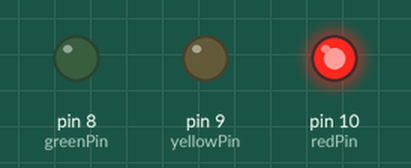
This sketch was run on a simulated Arduino Uno, built with avr-gcc and run on an emulated ATmega328P. Parts: output pins drawn as LEDs (lit = HIGH).

Above: at 5.0 s.
At 15.0 s:
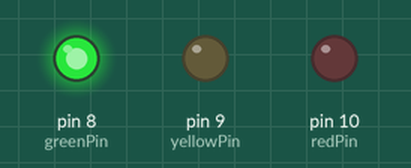
At 21.5 s:
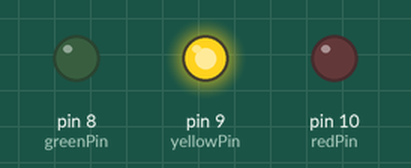
Timing chart, 0 to 29.9 s (numbered marks = the images above):
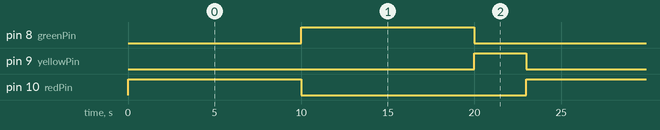

Measured:
- by itself, pin 8 (greenPin), pin 10 (redPin): alternates HIGH for 10.0 s and LOW for 13.0 s
- by itself, pin 9 (yellowPin): alternates HIGH for 3.0 s and LOW for 20.0 s
- by itself, everything shown: repeats every 23.0 s, in 4 steps

The sketch:

semaforo-simples.ino
```cpp
// Projeto 3 – Semáforo
int ledDelay = 10000; // espera entre as alterações
int redPin = 10;
int yellowPin = 9;
int greenPin = 8;
void setup() {
pinMode(redPin, OUTPUT);
pinMode(yellowPin, OUTPUT);
pinMode(greenPin, OUTPUT);
}

void loop() {
digitalWrite(redPin, HIGH); // acende a luz vermelha
delay(ledDelay); // espera 10 segundos
digitalWrite(redPin, LOW); // apaga a luz vermelha

digitalWrite(greenPin, HIGH); // acende a luz verde
delay(ledDelay); // espera ledDelay milissegundos
digitalWrite(greenPin, LOW); // apaga a luz verde

digitalWrite(yellowPin, HIGH); // acende a luz amarela
delay(3000); // espera 2 segundos
digitalWrite(yellowPin, LOW); // apaga a luz amarela
// agora nosso loop se repete
}
```
